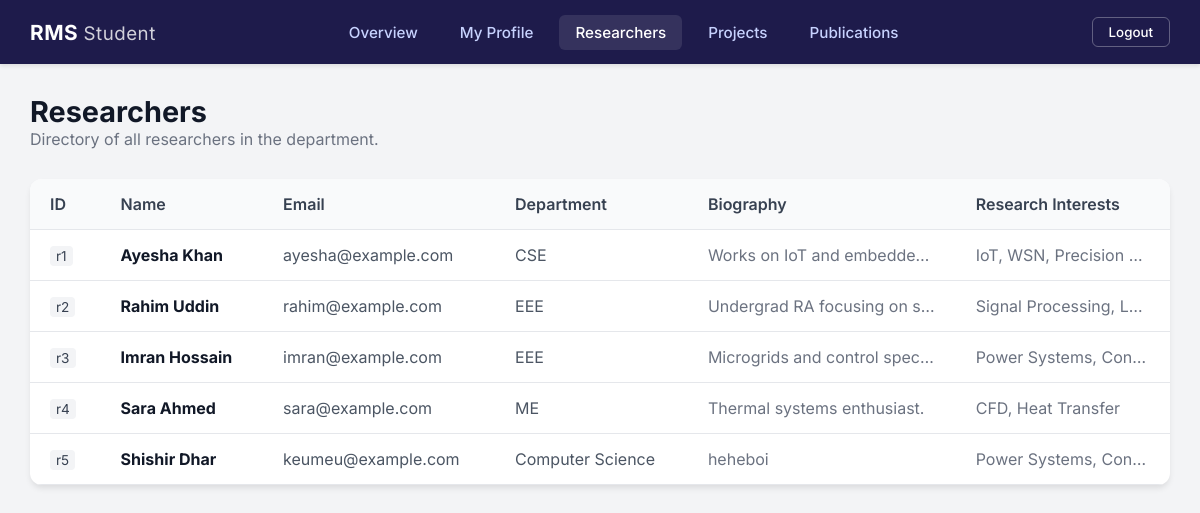
Page /modules/researchers/list.php (signed in) on the committed database.
### tables this page shows
CREATE TABLE `researcher_profile` (
  `researcher_id` varchar(36) NOT NULL,
  `biography` text DEFAULT NULL,
  `research_interests` text DEFAULT NULL
);

CREATE TABLE `researcher` (
  `researcher_id` varchar(36) NOT NULL,
  `f_name` varchar(100) NOT NULL,
  `l_name` varchar(100) NOT NULL,
  `department` varchar(120) NOT NULL,
  `email` varchar(150) NOT NULL,
  `type` enum('student','faculty') NOT NULL,
  `password` varchar(10) NOT NULL
);

### modules/researchers/list.php (the view, shortened to what this page needs)
<?php
require_once __DIR__ . '/../../config/db_connect.php';
$query = "SELECT r.*, rp.biography, rp.research_interests
          FROM researcher r
          LEFT JOIN researcher_profile rp ON r.researcher_id = rp.researcher_id";
$result = $conn->query($query);
?>
<!DOCTYPE html>
<html lang="en">
<head>
    <link rel="stylesheet" href="/research_management/public/css/style.css?v=<?php echo time(); ?>">
</head>
<body>
    <div class="dashboard-container">
        <?php include __DIR__ . '/../../public/includes/topbar.php'; ?>
        <main class="main-content">
            <div class="page-header">
                <div>
                    <h1>Researchers</h1>
                    <p>Directory of all researchers in the department.</p>
                </div>
            </div>
            <div class="table-container">
                <table class="modern-table">
                    <thead>
                        <tr>
                            <th>ID</th>
                            <th>Name</th>
                            <th>Email</th>
                            <th>Department</th>
                            <th>Biography</th>
                            <th>Research Interests</th>
                        </tr>
                    </thead>
                    <tbody>
                        <?php if ($result->num_rows > 0): ?>
                            <?php while ($row = $result->fetch_assoc()): ?>
                                <tr>
                                    <td>
                                        <span
                                            style="background: #f3f4f6; padding: 2px 6px; border-radius: 4px; font-size: 0.85rem; color: #374151;">
                                            <?php echo $row['researcher_id']; ?>
                                        </span>
                                    </td>
                                    <td>
                                        <strong
                                            style="color: #111827;"><?php echo htmlspecialchars($row['f_name'] . ' ' . $row['l_name']); ?></strong>
                                    </td>
                                    <td><?php echo htmlspecialchars($row['email']); ?></td>
                                    <td><?php echo htmlspecialchars($row['department']); ?></td>
                                    <td
                                        style="max-width: 250px; white-space: nowrap; overflow: hidden; text-overflow: ellipsis; color: #6b7280;">
                                        <?php echo htmlspecialchars($row['biography'] ?? '-'); ?>
                                    </td>
                                    <td
                                        style="max-width: 200px; white-space: nowrap; overflow: hidden; text-overflow: ellipsis; color: #6b7280;">
                                        <?php echo htmlspecialchars($row['research_interests'] ?? '-'); ?>
                                    </td>
                                </tr>
                            <?php endwhile; ?>
                        <?php endif; ?>
                    </tbody>
                </table>
            </div>
        </main>
    </div>
</body>
</html>

### public/css/style.css (style rules this page uses)
* { margin: 0; padding: 0; box-sizing: border-box; font-family: 'Inter', sans-serif; }
body { background-color: #f3f4f6; min-height: 100vh; }
.dashboard-container { display: flex; flex-direction: column; min-height: 100vh; }
.main-content { flex: 1; padding: 30px; max-width: 1200px; margin: 0 auto; width: 100%; }
.page-header { margin-bottom: 30px; }
.page-header h1 { font-size: 1.8rem; color: #111827; }
.page-header p { color: #6b7280; }
.table-container { background: white; border-radius: 12px; box-shadow: 0 4px 6px -1px rgba(0, 0, 0, 0.1); overflow: hidden; margin-bottom: 30px; }
.modern-table { width: 100%; border-collapse: collapse; text-align: left; }
.modern-table th { background: #f9fafb; padding: 15px 20px; font-weight: 600; color: #374151; border-bottom: 1px solid #e5e7eb; }
.modern-table td { padding: 15px 20px; border-bottom: 1px solid #e5e7eb; color: #4b5563; }

### rows in the picture
researcher_profile: researcher_id.researcher_id "r1", researcher_id.l_name "Ayesha Khan", researcher_id.email "ayesha@example.com", researcher_id.department "CSE", biography "Works on IoT and embedde…", research_interests "IoT, WSN, Precision…"
researcher_profile: researcher_id.researcher_id "r2", researcher_id.l_name "Rahim Uddin", researcher_id.email "rahim@example.com", researcher_id.department "EEE", biography "Undergrad RA focusing on s…", research_interests "Signal Processing, L…"
researcher_profile: researcher_id.researcher_id "r3", researcher_id.l_name "Imran Hossain", researcher_id.email "imran@example.com", researcher_id.department "EEE", biography "Microgrids and control spec…", research_interests "Power Systems, Con…"
researcher_profile: researcher_id.researcher_id "r4", researcher_id.l_name "Sara Ahmed", researcher_id.email "sara@example.com", researcher_id.department "ME", biography "Thermal systems enthusiast.", research_interests "CFD, Heat Transfer"
researcher_profile: researcher_id.researcher_id "r5", researcher_id.l_name "Shishir Dhar", researcher_id.email "keumeu@example.com", researcher_id.department "Computer Science", biography "heheboi", research_interests "Power Systems, Con…"

### other values in the picture
$user_type "Student"
